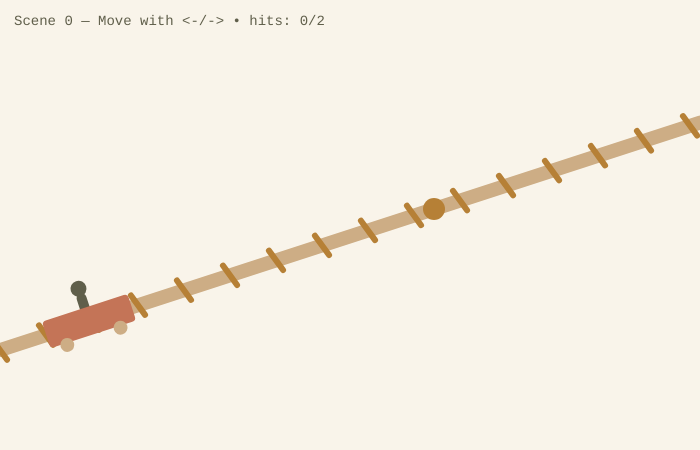
Frame 1 (no input)
Frame 60 (no input): identical to frame 1, image omitted
Frame 120 (the mouse pressed at the canvas centre since frame 60): identical to frame 1, image omitted

The p5.js sketch that drew this single still picture (run headless with seeded random() and noise() and a simulated clock; from frame 60 on, the mouse is pressed at the canvas centre):

// p5.js sketch
// ── sketch.js
const COLORS = {
  OYSTER:   "#F9F4EA",
  SAND:     "#CDAD85",
  TERRACOT: "#C47457",
  SAGE:     "#9C9E80",
  TRUFFLE:  "#605F4B",
  COPPER:   "#B68036"
};

let scene = 0;


let hits = 0;       
let baseY;            
let slope;            
let cartT = 0.05;     
let cartSpeed = 0.004;
let triggerX;        
let spawnerArmed = false;

// phone
let phoneOn = false;
let phoneX, phoneY;
let phoneVX, phoneVY;
let spawnGap = 18;    
let lastSpawnFrame = 0;

// boom shards
let shards = [];     

let fragments = [];                   // broken pieces
let safeCircle = { x: 350, y: 225, r: 80 };
let draggingFrag = null;              // the fragment we drag
let dragOffsetX = 0;
let dragOffsetY = 0;


let lampX, lampY;                     
let beamLength = 560;
let beamHalfAngle = 0.35;             
let eyeX, eyeY;                      
let eyeSeenFrames = 0;
let eyeNeedFrames = 60;


const GAP = { a1:{x:80,y:140}, b1:{x:540,y:280}, width:26 };
let leftDots = [];
let rightDots = [];
let stitches = [];                    // pairs {L, R}
let draggingStitch = null;            // {side:"L"/"R", index}

let ripples = [];                     // {x,y,r,alpha,speed}
let choice = null;                    // "top" or "bottom"
let slowRipples = false;
let signTop;
let signBottom;

// ================== p5 SETUP ==================
function setup(){
  createCanvas(700, 450);
  textFont('monospace');
  textSize(14);

  // scene 0
  baseY = height - 100;
  slope = radians(18);
  triggerX = width * 0.62;

  // scene 2 
  lampX = width / 2;
  lampY = height - 40;
  eyeX = width * 0.62;
  eyeY = height * 0.42;

  // scene 3 
  setupStitching();

  // scene 4 
  setupSigns();
}

function draw(){
  background(COLORS.OYSTER);

  if (scene === 0){
    drawScene0();
  } else if (scene === 1){
    drawScene1();
  } else if (scene === 2){
    drawScene2();
  } else if (scene === 3){
    drawScene3();
  } else if (scene === 4){
    drawScene4();
  } else if (scene === 5){
    drawScene5();
  }
}

function drawScene0(){
  drawRail();

 
  if (keyIsDown(RIGHT_ARROW)){
    cartT = min(1, cartT + cartSpeed);
  }
  if (keyIsDown(LEFT_ARROW)){
    cartT = max(0, cartT - cartSpeed);
  }

  const cartX = constrain(lerp(60, width - 60, cartT), 60, width - 60);
  const cartY = railY(cartX);
  const headX = cartX;
  const headY = cartY - 28;

  drawCharacter(cartX, cartY);
  drawCart(cartX, cartY);
  drawTrigger(triggerX, railY(triggerX));


  if (!spawnerArmed && cartX >= triggerX){
    spawnerArmed = true;
    lastSpawnFrame = frameCount - spawnGap;  // spawn soon
  }

  // launch phone every few frames
  if (spawnerArmed && !phoneOn && frameCount - lastSpawnFrame >= spawnGap){
    launchPhone(headX, headY);
    lastSpawnFrame = frameCount;
  }

  if (phoneOn){
    phoneX += phoneVX;
    phoneY += phoneVY;
    phoneVY += 0.35;    // gravity

    drawPhone(phoneX, phoneY);

    // detect hit with head
    const dx = headX - phoneX;
    const dy = headY - phoneY;
    const d  = sqrt(dx*dx + dy*dy);

    if (d < 24){
      phoneOn = false;
      makeShards(headX, headY);
      hits++;

      // after 2 hits → go to fragment scene
      if (hits >= 2){
        spawnerArmed = false;
        setupFragments();
        scene = 1;
      }
    }

    // leaves the screen, turn off
    if (phoneX < -60 || phoneX > width + 60 || phoneY > height + 60){
      phoneOn = false;
    }
  }

  // draw shards if any
  if (shards.length > 0){
    updateShards();
  }

  // UI text
  noStroke();
  fill(COLORS.TRUFFLE);
  textAlign(LEFT, TOP);
  text("Scene 0 — Move with <-/-> • hits: " + hits + "/2", 14, 14);
}

function drawRail(){
  // main rail
  stroke(COLORS.SAND);
  strokeWeight(14);
  line(0, railY(0), width, railY(width));

  // sleepers
  stroke(COLORS.COPPER);
  strokeWeight(6);
  for (let x = 0; x <= width; x += 46){
    const y = railY(x);
    push();
    translate(x, y);
    rotate(-slope * 7);
    line(-12, 0, 12, 0);
    pop();
  }
}

// line equation
function railY(x){
  return baseY - Math.tan(slope) * x;
}

function drawCart(x, y){
  push();
  translate(x, y);
  rotate(-slope);
  noStroke();
  fill(COLORS.TERRACOT);
  rectMode(CENTER);
  rect(0, 0, 90, 28, 4);
  fill(COLORS.SAND);
  ellipse(-28, 16, 14, 14);
  ellipse( 28, 16, 14, 14);
  pop();
}

function drawCharacter(x, y){
  push();
  translate(x, y);
  rotate(-slope);
  stroke(COLORS.TRUFFLE);
  strokeWeight(10);
  line(0, -12, 0, -24);
  noStroke();
  fill(COLORS.TRUFFLE);
  circle(0, -34, 16);
  pop();
}

function drawTrigger(x, y){
  noStroke();
  fill(COLORS.COPPER);
  circle(x, y, 22);
}

function drawPhone(x, y){
  push();
  translate(x, y);
  noStroke();
  fill(COLORS.SAGE);
  rectMode(CENTER);
  rect(0, 0, 30, 18, 4);
  stroke(COLORS.TRUFFLE);
  strokeWeight(2);
  line(-6, -4, 6, -4);  
  pop();
}

function launchPhone(targetX, targetY){
  phoneX = width + 60;
  phoneY = 80;

  // aim toward the character's head
  phoneVX = (targetX - phoneX) * 0.02;
  phoneVY = (targetY - phoneY) * 0.02 - 6;

  // clamp speeds
  phoneVX = constrain(phoneVX, -10, -3);
  phoneVY = constrain(phoneVY, -12, -2);

  phoneOn = true;
}

function makeShards(x, y){
  shards = [];
  for (let i = 0; i < 20; i++){
    const angle = random(TWO_PI);
    const speed = random(2, 7);
    shards.push({
      x: x,
      y: y,
      vx: cos(angle) * speed,
      vy: sin(angle) * speed,
      rot: random(TWO_PI),
      r: random(5, 14),
      life: 30
    });
  }
}

function updateShards(){
  noStroke();
  fill(182, 128, 54);  

  for (let i = shards.length - 1; i >= 0; i--){
    let p = shards[i];

    push();
    translate(p.x, p.y);
    rotate(p.rot);
    for (let k = 0; k < 3; k++){
      const s = p.r * (1 + k * 0.35);
      triangle(-s, s * 0.6, 0, -s, s, s * 0.6);
    }
    pop();


    p.x += p.vx;
    p.y += p.vy;
    p.vy += 0.15;    // gravity
    p.rot += 0.05;
    p.life--;

    if (p.life <= 0){
      shards.splice(i, 1);
    }
  }
}

function setupFragments(){
  fragments = [];
  const count = 8;

  for (let i = 0; i < count; i++){
    fragments.push({
      x: random(50, 650),
      y: random(50, 400),
      r: random(12, 22),
      placed: false
    });
  }

  draggingFrag = null;
}

function drawScene1(){
  background(COLORS.OYSTER);

  // bowl / center circle
  noStroke();
  fill("#d9ccb6");
  circle(safeCircle.x, safeCircle.y, safeCircle.r * 2);

  fill(COLORS.TRUFFLE);
  textAlign(CENTER, TOP);
  text("Scene 1 — Drag the fragments into the circle", width / 2, 24);

  //  fragments
  for (let i = 0; i < fragments.length; i++){
    let f = fragments[i];
    if (f.placed){
      fill(COLORS.COPPER);
      stroke(COLORS.TRUFFLE);
      strokeWeight(1.2);
    } else {
      noStroke();
      fill(COLORS.TERRACOT);
    }
    circle(f.x, f.y, f.r * 2);
  }

  // check if all placed
  let allPlaced = true;
  for (let i = 0; i < fragments.length; i++){
    if (!fragments[i].placed){
      allPlaced = false;
      break;
    }
  }

  if (allPlaced){
    // go to flashlight scene
    scene = 2;
  }
}

function drawScene2(){
  background("#0b0f12");

  // angle from lamp to mouse
  let angle = atan2(mouseY - lampY, mouseX - lampX);

  // draw flashlight beam using a triangle
  noStroke();
  for (let i = 0; i < 18; i++){
    let t = i / 17.0;
    let alpha = lerp(210, 0, t);     // fade
    fill(182, 128, 54, alpha);       // COPPER-like with alpha

    let leftAngle = angle - beamHalfAngle;
    let rightAngle = angle + beamHalfAngle;

    let leftX = lampX + cos(leftAngle) * beamLength;
    let leftY = lampY + sin(leftAngle) * beamLength;
    let rightX = lampX + cos(rightAngle) * beamLength;
    let rightY = lampY + sin(rightAngle) * beamLength;

    beginShape();
    vertex(lampX, lampY);
    vertex(leftX, leftY);
    vertex(rightX, rightY);
    endShape(CLOSE);
  }

  // lamp
  fill(230);
  circle(lampX, lampY, 16);

  // check if eye is in beam
  let dx = eyeX - lampX;
  let dy = eyeY - lampY;
  let distToEye = sqrt(dx*dx + dy*dy);
  let angleToEye = atan2(dy, dx);
  let diff = angleDifference(angle, angleToEye);

  let inside = (abs(diff) < beamHalfAngle) && (distToEye < beamLength);

  if (inside){
    eyeSeenFrames++;
    drawEye(eyeX, eyeY);
  } else {
    eyeSeenFrames = max(0, eyeSeenFrames - 1);
  }

  fill(COLORS.OYSTER);
  noStroke();
  textAlign(CENTER, TOP);
  text("Scene 2 — Move the light to find the eye", width / 2, 24);

  // if eye has been visible long enough → go to stitching
  if (eyeSeenFrames > eyeNeedFrames){
    scene = 3;
  }
}

// keep angle difference between -PI and PI
function angleDifference(a, b){
  let d = a - b;
  while (d > PI)  d -= TWO_PI;
  while (d < -PI) d += TWO_PI;
  return d;
}

function drawEye(x, y){
  push();
  translate(x, y);
  noStroke();
  fill(255);
  ellipse(0, 0, 60, 36);
  fill("#2b6b6b");
  circle(6, 2, 18);
  fill(0);
  circle(6, 2, 8);
  fill(COLORS.TERRACOT);     
  rect(-2, 16, 6, 22, 3);
  ellipse(1, 38, 10, 6);
  pop();
}

function setupStitching(){
  
  const vx = GAP.b1.x - GAP.a1.x;
  const vy = GAP.b1.y - GAP.a1.y;
  const len = sqrt(vx*vx + vy*vy);
  const nx = (-vy / len) * GAP.width;
  const ny = ( vx / len) * GAP.width;

  GAP.a2 = { x: GAP.a1.x + nx, y: GAP.a1.y + ny };
  GAP.b2 = { x: GAP.b1.x + nx, y: GAP.b1.y + ny };

  // create dots on both edges
  leftDots = [];
  rightDots = [];
  const N = 9;
  for (let i = 0; i < N; i++){
    const u = i / (N - 1);
    leftDots.push({
      x: lerp(GAP.a1.x, GAP.b1.x, u),
      y: lerp(GAP.a1.y, GAP.b1.y, u),
      used: false
    });
    rightDots.push({
      x: lerp(GAP.a2.x, GAP.b2.x, u),
      y: lerp(GAP.a2.y, GAP.b2.y, u),
      used: false
    });
  }

  stitches = [];
  draggingStitch = null;
}

function drawScene3(){
  drawGap();

  // title
  noStroke();
  fill(COLORS.TRUFFLE);
  textAlign(LEFT, TOP);
  text("Scene 3 — Drag between dots to stitch", 60, 24);

  // draw existing stitch lines
  stroke(COLORS.COPPER);
  strokeWeight(3);
  for (let i = 0; i < stitches.length; i++){
    const s = stitches[i];
    const L = leftDots[s.L];
    const R = rightDots[s.R];
    line(L.x, L.y, R.x, R.y);
  }

  // draw dots
  noStroke();
  for (let i = 0; i < leftDots.length; i++){
    let ld = leftDots[i];
    let rd = rightDots[i];

    // left
    if (ld.used){
      fill('#c6b39b');
    } else {
      fill(COLORS.COPPER);
    }
    circle(ld.x, ld.y, 12);

    // right
    if (rd.used){
      fill('#c6b39b');
    } else {
      fill(COLORS.COPPER);
    }
    circle(rd.x, rd.y, 12);
  }

  // line while dragging
  if (draggingStitch !== null){
    let from;
    if (draggingStitch.side === "L"){
      from = leftDots[draggingStitch.index];
    } else {
      from = rightDots[draggingStitch.index];
    }
    stroke(COLORS.TRUFFLE);
    strokeWeight(2);
    line(from.x, from.y, mouseX, mouseY);
  }

  // check if all dots are used
  let allUsed = true;
  for (let i = 0; i < leftDots.length; i++){
    if (!leftDots[i].used || !rightDots[i].used){
      allUsed = false;
      break;
    }
  }

  if (allUsed){
    scene = 4;
  }
}

function drawGap(){
  stroke(COLORS.SAND);
  strokeWeight(20);
  strokeCap(ROUND);
  line(GAP.a1.x, GAP.a1.y, GAP.b1.x, GAP.b1.y);
  line(GAP.a2.x, GAP.a2.y, GAP.b2.x, GAP.b2.y);

  stroke(COLORS.TRUFFLE);
  strokeWeight(1.5);
  line(GAP.a1.x, GAP.a1.y, GAP.b1.x, GAP.b1.y);
  line(GAP.a2.x, GAP.a2.y, GAP.b2.x, GAP.b2.y);
}


function mousePressed(){
  // ---------- Scene 1: pick up fragment ----------
  if (scene === 1){
    for (let i = 0; i < fragments.length; i++){
      let f = fragments[i];
      let d = dist(mouseX, mouseY, f.x, f.y);
      if (!f.placed && d < f.r){
        draggingFrag = f;
        dragOffsetX = mouseX - f.x;
        dragOffsetY = mouseY - f.y;
        break;
      }
    }
  }

  // ---------- Scene 3: start stitch drag ----------
  if (scene === 3){
    // function to pick index from an array of dots
    function pickDot(arr){
      for (let i = 0; i < arr.length; i++){
        let d = dist(mouseX, mouseY, arr[i].x, arr[i].y);
        if (!arr[i].used && d < 12) return i;
      }
      return -1;
    }

    let li = pickDot(leftDots);
    let ri = pickDot(rightDots);

    if (li !== -1){
      draggingStitch = { side: "L", index: li };
    } else if (ri !== -1){
      draggingStitch = { side: "R", index: ri };
    }
  }


  if (scene === 4){
    ripples.push({
      x: mouseX,
      y: mouseY,
      r: 0,
      alpha: 200,
      speed: 3
    });

    if (overBox(signTop)){
      choice = "top";
      slowRipples = true;
      
      setTimeout(() => {
        scene = 5;
      }, 1200);   

    } else if (overBox(signBottom)){
      choice = "bottom";
      slowRipples = true;

      setTimeout(() => {
        scene = 5;
      }, 1200);
    }
  }
}

function mouseDragged(){
  if (scene === 1 && draggingFrag !== null){
    draggingFrag.x = mouseX - dragOffsetX;
    draggingFrag.y = mouseY - dragOffsetY;
  }
}

function mouseReleased(){
  // ---------- Scene 1: drop fragment ----------
  if (scene === 1 && draggingFrag !== null){
    let d = dist(draggingFrag.x, draggingFrag.y, safeCircle.x, safeCircle.y);
    if (d < safeCircle.r){
      draggingFrag.placed = true;
      draggingFrag.x = safeCircle.x + random(-20, 20);
      draggingFrag.y = safeCircle.y + random(-20, 20);
    }
    draggingFrag = null;
  }

  if (scene === 3 && draggingStitch !== null){
    let otherArray;
    if (draggingStitch.side === "L"){
      otherArray = rightDots;
    } else {
      otherArray = leftDots;
    }

    let best = -1;
    let bestDist = 9999;

    for (let i = 0; i < otherArray.length; i++){
      if (otherArray[i].used) continue;
      let d = dist(mouseX, mouseY, otherArray[i].x, otherArray[i].y);
      if (d < bestDist){
        bestDist = d;
        best = i;
      }
    }

    if (best !== -1 && bestDist < 18){
      if (draggingStitch.side === "L"){
        stitches.push({ L: draggingStitch.index, R: best });
        leftDots[draggingStitch.index].used = true;
        rightDots[best].used = true;
      } else {
        stitches.push({ L: best, R: draggingStitch.index });
        rightDots[draggingStitch.index].used = true;
        leftDots[best].used = true;
      }
    }

    draggingStitch = null;
  }
}

function setupSigns(){
  const w = 460;
  const h = 76;
  const gap = 14;
  const x = width / 2 - w / 2;
  const y = height / 2 - h - gap / 2;

  signTop = {
    x: x,
    y: y,
    w: w,
    h: h,
    label: "RESENTMENT",
    arrow: "right"
  };

  signBottom = {
    x: x,
    y: y + h + gap,
    w: w,
    h: h,
    label: "RESILIENCE",
    arrow: "left"
  };
}

function drawScene4(){
  background("#0b0f12");

  // update and draw ripples
  noFill();
  for (let i = ripples.length - 1; i >= 0; i--){
    let r = ripples[i];

    if (slowRipples){
      r.speed = lerp(r.speed, 0.7, 0.02);
    }

    r.r += r.speed;
    r.alpha -= 0.8;

    stroke(182, 128, 54, r.alpha);
    strokeWeight(2);
    circle(r.x, r.y, r.r * 2);

    if (r.alpha <= 0){
      ripples.splice(i, 1);
    }
  }

  // draw signs
  drawSign(signTop, choice === "top");
  drawSign(signBottom, choice === "bottom");

  noStroke();
  fill(COLORS.OYSTER);
  textAlign(CENTER, TOP);
  text("Scene 4 — Click one of the signs", width / 2, 24);
}

function drawSign(box, selected){
  push();
  stroke(selected ? COLORS.COPPER : COLORS.OYSTER);
  strokeWeight(selected ? 3 : 2);
  fill(COLORS.TRUFFLE);
  rect(box.x, box.y, box.w, box.h, 6);

  fill(COLORS.OYSTER);
  noStroke();
  textAlign(LEFT, CENTER);
  textSize(18);
  const pad = 18;
  text(box.label, box.x + pad, box.y + box.h / 2);

  // arrow
  stroke(COLORS.OYSTER);
  strokeWeight(3);
  const L = box.x + box.w - pad - 46;
  const R = box.x + box.w - pad;
  const Y = box.y + box.h / 2;

  if (box.arrow === "right"){
    line(L, Y, R, Y);
    line(R - 14, Y - 10, R, Y);
    line(R - 14, Y + 10, R, Y);
  } else {
    line(L, Y, R, Y);
    line(L + 14, Y - 10, L, Y);
    line(L + 14, Y + 10, L, Y);
  }

  if (selected){
    noFill();
    stroke(182, 128, 54, 40);
    strokeWeight(10);
    rect(box.x - 4, box.y - 4, box.w + 8, box.h + 8, 8);
  }
  pop();
}

function overBox(box){
  return (
    mouseX >= box.x &&
    mouseX <= box.x + box.w &&
    mouseY >= box.y &&
    mouseY <= box.y + box.h
  );
}

function drawScene5(){
  background(COLORS.OYSTER);
  noStroke();
  fill(COLORS.TRUFFLE);
  textAlign(LEFT, TOP);
  textSize(16);

  const message =
    "Whatever you chose, hope it was good for you;\n" +
    "enough to carry you gently\n" +
    "into what comes next.";

  text(message, 40, height / 2 - 40);
}
